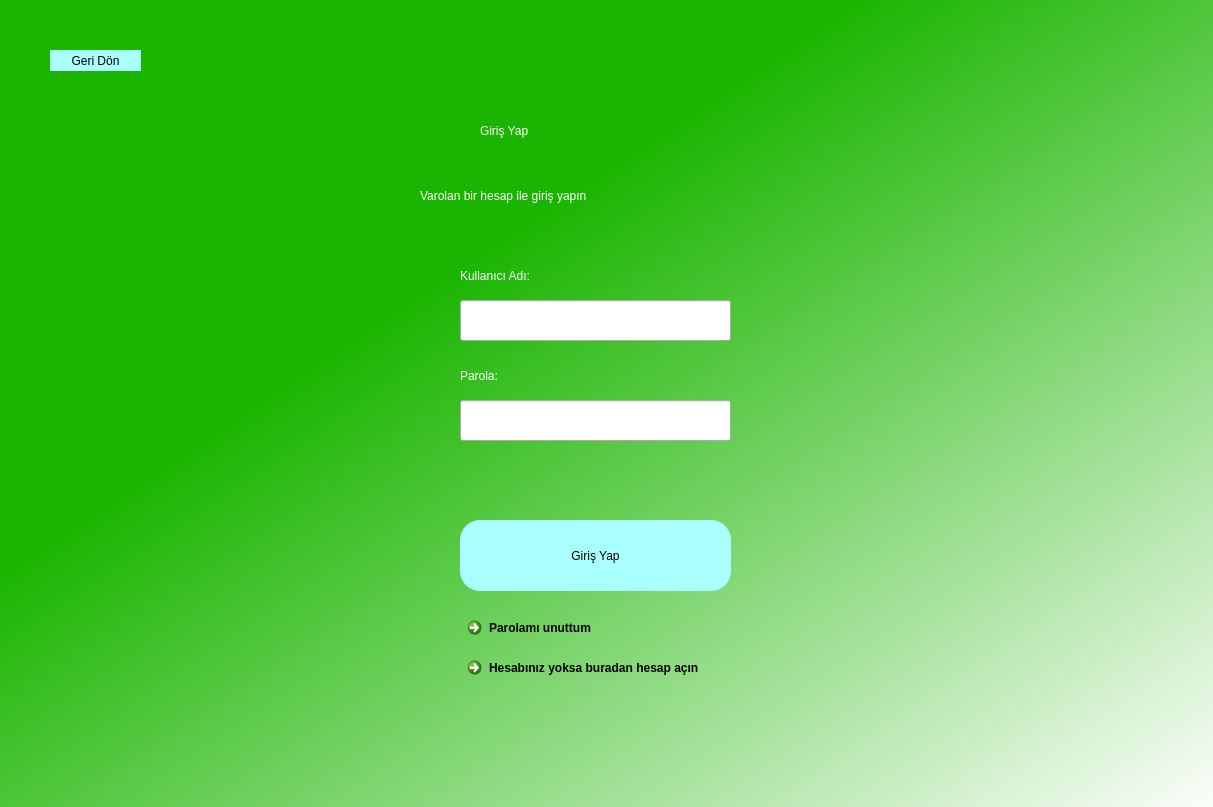
<?xml version="1.0" encoding="UTF-8"?>
<ui version="4.0">
 <class>Form</class>
 <widget class="QWidget" name="Form">
  <property name="geometry">
   <rect>
    <x>0</x>
    <y>0</y>
    <width>1213</width>
    <height>807</height>
   </rect>
  </property>
  <property name="windowTitle">
   <string>Form</string>
  </property>
  <widget class="QWidget" name="widget" native="true">
   <property name="geometry">
    <rect>
     <x>0</x>
     <y>0</y>
     <width>1221</width>
     <height>821</height>
    </rect>
   </property>
   <property name="styleSheet">
    <string notr="true">QWidget#widget{
background-color: qlineargradient(spread:pad, x1:0, y1:0, x2:1, y2:1, stop:0.348259 rgba(26, 181, 0, 255), stop:1 rgba(255, 255, 255, 255));}</string>
   </property>
   <widget class="QLabel" name="label">
    <property name="geometry">
     <rect>
      <x>480</x>
      <y>60</y>
      <width>361</width>
      <height>141</height>
     </rect>
    </property>
    <property name="styleSheet">
     <string notr="true">font: 36pt &quot;MS Shell Dlg 2&quot;;color: rgb(255, 255, 255);
</string>
    </property>
    <property name="text">
     <string>Giriş Yap</string>
    </property>
   </widget>
   <widget class="QLabel" name="label_2">
    <property name="geometry">
     <rect>
      <x>420</x>
      <y>180</y>
      <width>381</width>
      <height>31</height>
     </rect>
    </property>
    <property name="styleSheet">
     <string notr="true">font: 16pt &quot;MS Shell Dlg 2&quot;;
color: white;</string>
    </property>
    <property name="text">
     <string>Varolan bir hesap ile giriş yapın</string>
    </property>
   </widget>
   <widget class="QPushButton" name="login">
    <property name="geometry">
     <rect>
      <x>460</x>
      <y>520</y>
      <width>271</width>
      <height>71</height>
     </rect>
    </property>
    <property name="styleSheet">
     <string notr="true">border-radius: 20px;
background-color: rgb(170,255,255);
font: 16pt &quot;MS Shell Dlg 2&quot;;</string>
    </property>
    <property name="text">
     <string>Giriş Yap</string>
    </property>
   </widget>
   <widget class="QLineEdit" name="username">
    <property name="geometry">
     <rect>
      <x>460</x>
      <y>300</y>
      <width>271</width>
      <height>41</height>
     </rect>
    </property>
   </widget>
   <widget class="QLineEdit" name="password">
    <property name="geometry">
     <rect>
      <x>460</x>
      <y>400</y>
      <width>271</width>
      <height>41</height>
     </rect>
    </property>
   </widget>
   <widget class="QLabel" name="label_3">
    <property name="geometry">
     <rect>
      <x>460</x>
      <y>260</y>
      <width>111</width>
      <height>31</height>
     </rect>
    </property>
    <property name="styleSheet">
     <string notr="true">color: rgb(255, 255, 255);
font: 10pt &quot;MS Shell Dlg 2&quot;;</string>
    </property>
    <property name="text">
     <string>Kullanıcı Adı:</string>
    </property>
   </widget>
   <widget class="QLabel" name="label_4">
    <property name="geometry">
     <rect>
      <x>460</x>
      <y>360</y>
      <width>111</width>
      <height>31</height>
     </rect>
    </property>
    <property name="styleSheet">
     <string notr="true">font: 10pt &quot;MS Shell Dlg 2&quot;;
color: white;</string>
    </property>
    <property name="text">
     <string>Parola:</string>
    </property>
   </widget>
   <widget class="QLabel" name="error">
    <property name="geometry">
     <rect>
      <x>460</x>
      <y>460</y>
      <width>271</width>
      <height>21</height>
     </rect>
    </property>
    <property name="styleSheet">
     <string notr="true">font: 10pt &quot;MS Shell Dlg 2&quot;;
color: red;</string>
    </property>
    <property name="text">
     <string/>
    </property>
   </widget>
   <widget class="QCommandLinkButton" name="forgotpass">
    <property name="geometry">
     <rect>
      <x>460</x>
      <y>610</y>
      <width>211</width>
      <height>41</height>
     </rect>
    </property>
    <property name="text">
     <string>Parolamı unuttum</string>
    </property>
   </widget>
   <widget class="QCommandLinkButton" name="registerhere">
    <property name="geometry">
     <rect>
      <x>460</x>
      <y>650</y>
      <width>291</width>
      <height>48</height>
     </rect>
    </property>
    <property name="text">
     <string>Hesabınız yoksa buradan hesap açın</string>
    </property>
   </widget>
   <widget class="QPushButton" name="turnback">
    <property name="geometry">
     <rect>
      <x>50</x>
      <y>50</y>
      <width>91</width>
      <height>21</height>
     </rect>
    </property>
    <property name="styleSheet">
     <string notr="true">border-radius: 20px;
font: 8pt &quot;MS Shell Dlg 2&quot;;
background-color: rgb(170,255,255);</string>
    </property>
    <property name="text">
     <string>Geri Dön</string>
    </property>
   </widget>
  </widget>
 </widget>
 <resources/>
 <connections/>
</ui>
